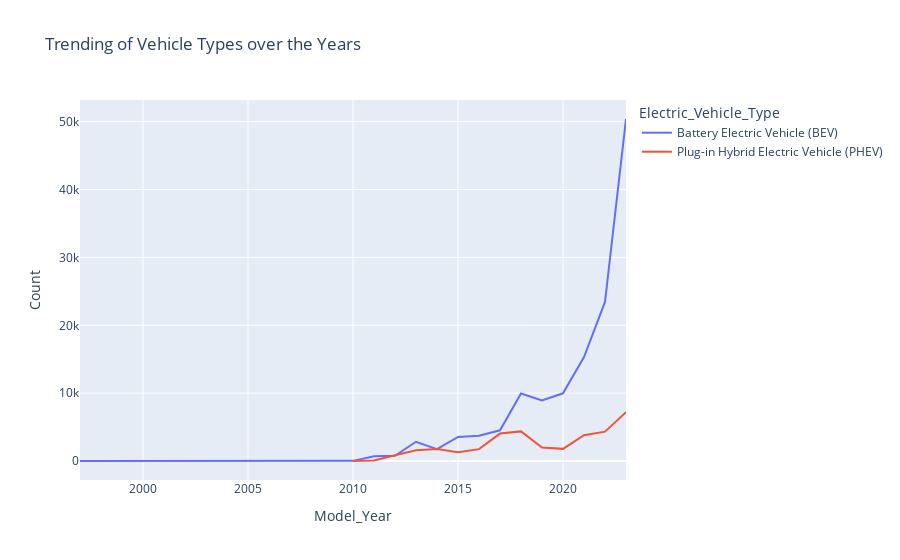

Notebook code for this chart:
### Code cell
EV_df = EV_df[EV_df['Model_Year'] <= 2023]
grouped_Electric_Vehicle_Type = EV_df.groupby(['Model_Year', 'Electric_Vehicle_Type']).size().reset_index(name='Count')
fig = px.line(grouped_Electric_Vehicle_Type, x='Model_Year', y='Count', color='Electric_Vehicle_Type', title='Trending of Vehicle Types over the Years')
fig.show()

### Figure 1 — Plotly figure (JSON) as saved in the notebook; plotly's stock layout.template omitted (floating-point values rounded to 4 significant figures)
{"data": [{"hovertemplate": "Electric_Vehicle_Type=Battery Electric Vehicle (BEV)<br>Model_Year=%{x}<br>Count=%{y}<extra></extra>", "legendgroup": "Battery Electric Vehicle (BEV)", "line": {"color": "#636efa", "dash": "solid"}, "marker": {"symbol": "circle"}, "mode": "lines", "name": "Battery Electric Vehicle (BEV)", "orientation": "v", "showlegend": true, "type": "scatter", "x": [1997, 1998, 1999, 2000, 2002, 2003, 2008, 2010, 2011, 2012, 2013, 2014, 2015, 2016, 2017, 2018, 2019, 2020, 2021, 2022, 2023], "xaxis": "x", "y": [1, 1, 5, 7, 2, 1, 20, 20, 699, 758, 2832, 1739, 3549, 3734, 4521, 9958, 8938, 9978, 15325, 23446, 50403], "yaxis": "y"}, {"hovertemplate": "Electric_Vehicle_Type=Plug-in Hybrid Electric Vehicle (PHEV)<br>Model_Year=%{x}<br>Count=%{y}<extra></extra>", "legendgroup": "Plug-in Hybrid Electric Vehicle (PHEV)", "line": {"color": "#EF553B", "dash": "solid"}, "marker": {"symbol": "circle"}, "mode": "lines", "name": "Plug-in Hybrid Electric Vehicle (PHEV)", "orientation": "v", "showlegend": true, "type": "scatter", "x": [2010, 2011, 2012, 2013, 2014, 2015, 2016, 2017, 2018, 2019, 2020, 2021, 2022, 2023], "xaxis": "x", "y": [3, 76, 860, 1577, 1770, 1295, 1749, 4041, 4365, 2002, 1790, 3807, 4330, 7184], "yaxis": "y"}], "layout": {"legend": {"title": {"text": "Electric_Vehicle_Type"}, "tracegroupgap": 0}, "title": {"text": "Trending of Vehicle Types over the Years"}, "xaxis": {"anchor": "y", "domain": [0, 1], "title": {"text": "Model_Year"}}, "yaxis": {"anchor": "x", "domain": [0, 1], "title": {"text": "Count"}}}}
